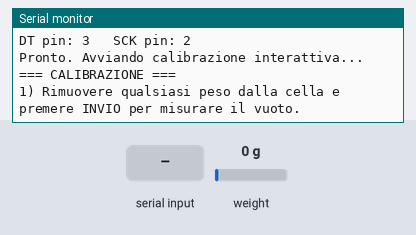
Recording of a sketch running on a simulated Arduino Uno, built with avr-gcc and run on an emulated ATmega328P. Shown: the last lines printed to the serial monitor. The inputs (shaded band) are chosen by the test bench; at power-on: weight on the scale 0 g.

Above: at 0.9 s.
1.0 s: "1" received over Serial
At 3.8 s:
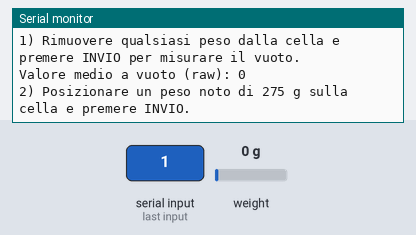
4.0 s: "0" received over Serial
At 6.9 s:
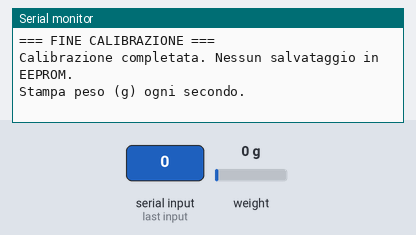
7.0 s: weight on the scale set to 100 g
At 8.7 s:
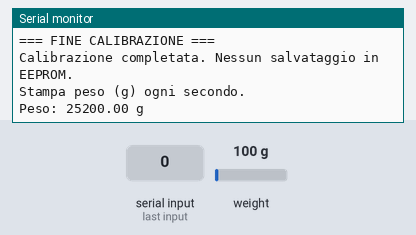
10.0 s: weight on the scale set to 1250 g
At 12.3 s:
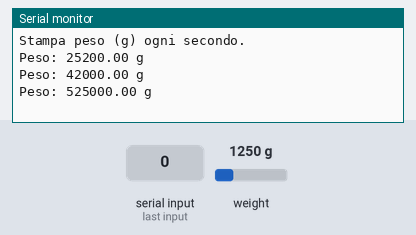

Measured:
- after the input at 1.0 s, the serial monitor: prints a new line after 2.0 s (image 1)
- after the input at 4.0 s, the serial monitor: prints a new line after 2.0 s (image 2)
- after the input at 7.0 s, the serial monitor: prints a new line after 0.64 s (image 3)
- after the input at 10.0 s, the serial monitor: prints a new line after 1.8 s (image 4)

The sketch:

HX711_Test.ino
```cpp
/*
  HX711 - calibrazione guidata (no EEPROM)
  DT -> pin 3
  SCK-> pin 2
  Calibrazione con peso noto: 275 g
  Questo sketch non dipende da set_scale/set_offset/get_units della libreria:
  calcola offset e fattore di scala internamente usando letture raw.
*/

#include "HX711.h"

#define DOUT_PIN 3
#define SCK_PIN  2

HX711 scale;             // oggetto HX711 corretto

const int avgSamples = 16;     // numero di letture per media
const int calibWeightGrams = 275; // peso di calibrazione in grammi (modificato a 275 g)
float calibrationFactor = 1.0; // counts per gram (verrà calcolato)
long offsetBaseline = 0;       // raw a vuoto (tare)

void waitForEnter(const char *msg) {
  Serial.println(msg);
  while (!Serial.available()) {
    delay(10);
  }
  // svuota il buffer
  while (Serial.available()) Serial.read();
  delay(200);
}

// Legge una media di "samples" letture raw dallo HX711
long readAverageRaw(int samples) {
  long long sum = 0;
  for (int i = 0; i < samples; ++i) {
    // aspetta che il convertitore sia pronto, se disponibile
    unsigned long tstart = millis();
    while (!scale.is_ready() && (millis() - tstart) < 2000) {
      delay(1);
    }
    long val = scale.read(); // metodo read() disponibile nella maggior parte delle librerie
    sum += val;
    delay(10);
  }
  return (long)(sum / samples);
}

void performCalibration() {
  Serial.println();
  Serial.println("=== CALIBRAZIONE ===");
  char buf[120];
  snprintf(buf, sizeof(buf), "1) Rimuovere qualsiasi peso dalla cella e premere INVIO per misurare il vuoto.");
  waitForEnter(buf);
  offsetBaseline = readAverageRaw(avgSamples);
  Serial.print("Valore medio a vuoto (raw): ");
  Serial.println(offsetBaseline);

  snprintf(buf, sizeof(buf), "2) Posizionare un peso noto di %d g sulla cella e premere INVIO.", calibWeightGrams);
  waitForEnter(buf);
  long rawWith = readAverageRaw(avgSamples);
  Serial.print("Valore medio con ");
  Serial.print(calibWeightGrams);
  Serial.print(" g (raw): ");
  Serial.println(rawWith);

  long diff = rawWith - offsetBaseline;
  if (diff == 0) {
    Serial.println("Errore: nessuna differenza rilevata tra vuoto e carico. Controllare collegamenti.");
    calibrationFactor = 1.0;
  } else {
    // counts per gram (counts per 1 g) -> dividiamo per il peso di calibrazione
    calibrationFactor = (float)diff / (float)calibWeightGrams;
  }

  // Se le letture risultano con segno invertito, correggiamo:
  long rawTest = readAverageRaw(5);
  float testWeight = (rawTest - offsetBaseline) / (calibrationFactor == 0 ? 1.0f : calibrationFactor);
  if (testWeight < 0) {
    calibrationFactor = -calibrationFactor;
    testWeight = -testWeight;
  }

  Serial.print("Fattore di scala (counts per gram): ");
  Serial.println(calibrationFactor, 6);
  Serial.print("Verifica lettura (dovrebbe essere circa ");
  Serial.print(calibWeightGrams);
  Serial.print(" g): ");
  Serial.println(testWeight, 2);
  Serial.println("=== FINE CALIBRAZIONE ===");
}

void setup() {
  Serial.begin(115200);
  while (!Serial) { /* attesa se necessario */ }

  Serial.println();
  Serial.print("HX711 - calibrazione guidata per cella (senza EEPROM) - calibrazione a ");
  Serial.print(calibWeightGrams);
  Serial.println(" g");
  Serial.print("DT pin: "); Serial.print(DOUT_PIN);
  Serial.print("   SCK pin: "); Serial.println(SCK_PIN);
  Serial.println();

  // inizializza HX711
  scale.begin(DOUT_PIN, SCK_PIN);
  // se la tua libreria ha set_gain, puoi abilitare: scale.set_gain(128);

  // breve attesa e check
  unsigned long tstart = millis();
  while (!scale.is_ready() && (millis() - tstart) < 2000) {
    delay(10);
  }

  Serial.println("Pronto. Avviando calibrazione interattiva...");
  performCalibration();

  Serial.println();
  Serial.println("Calibrazione completata. Nessun salvataggio in EEPROM.");
  Serial.println("Stampa peso (g) ogni secondo.");
  Serial.println();
}

void loop() {
  long raw = readAverageRaw(10);
  float weight_g = (raw - offsetBaseline) / (calibrationFactor == 0 ? 1.0f : calibrationFactor);
  Serial.print("Peso: ");
  Serial.print(weight_g, 2);
  Serial.println(" g");
  delay(1000);
}
```
